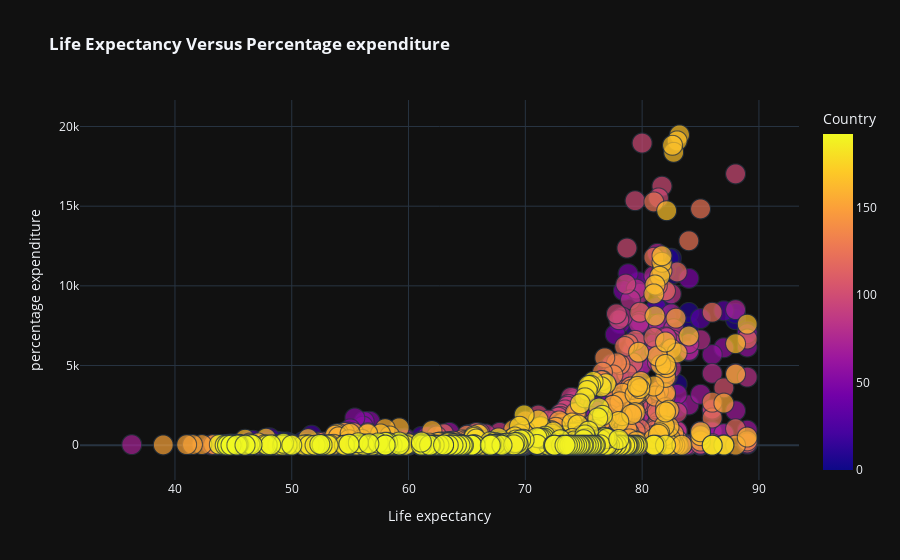

The cell this chart's notebook holds for it:
### Code cell
px.scatter(df,x='Life expectancy ',y='percentage expenditure',color='Country',size='Year',template='plotly_dark',title='<b> Life Expectancy Versus Percentage expenditure')

### Figure 1 — Plotly figure (JSON) as saved in the notebook; plotly's stock layout.template omitted (floating-point values rounded to 4 significant figures; data arrays with more than 128 entries replaced by an {"elided": "..."} marker saying what was removed)
{"data": [{"hovertemplate": "Life expectancy =%{x}<br>percentage expenditure=%{y}<br>Year=%{marker.size}<br>Country=%{marker.color}<extra></extra>", "legendgroup": "", "marker": {"color": {"elided": "2938 int values"}, "coloraxis": "coloraxis", "size": {"elided": "2938 int values"}, "sizemode": "area", "sizeref": 5.037, "symbol": "circle"}, "mode": "markers", "name": "", "showlegend": false, "type": "scattergl", "x": {"elided": "2938 float values"}, "xaxis": "x", "y": {"elided": "2938 float values"}, "yaxis": "y"}], "layout": {"coloraxis": {"colorbar": {"title": {"text": "Country"}}, "colorscale": [[0, "#0d0887"], [0.1111, "#46039f"], [0.2222, "#7201a8"], [0.3333, "#9c179e"], [0.4444, "#bd3786"], [0.5556, "#d8576b"], [0.6667, "#ed7953"], [0.7778, "#fb9f3a"], [0.8889, "#fdca26"], [1, "#f0f921"]]}, "legend": {"itemsizing": "constant", "tracegroupgap": 0}, "title": {"text": "<b> Life Expectancy Versus Percentage expenditure"}, "xaxis": {"anchor": "y", "domain": [0, 1], "title": {"text": "Life expectancy "}}, "yaxis": {"anchor": "x", "domain": [0, 1], "title": {"text": "percentage expenditure"}}}}
